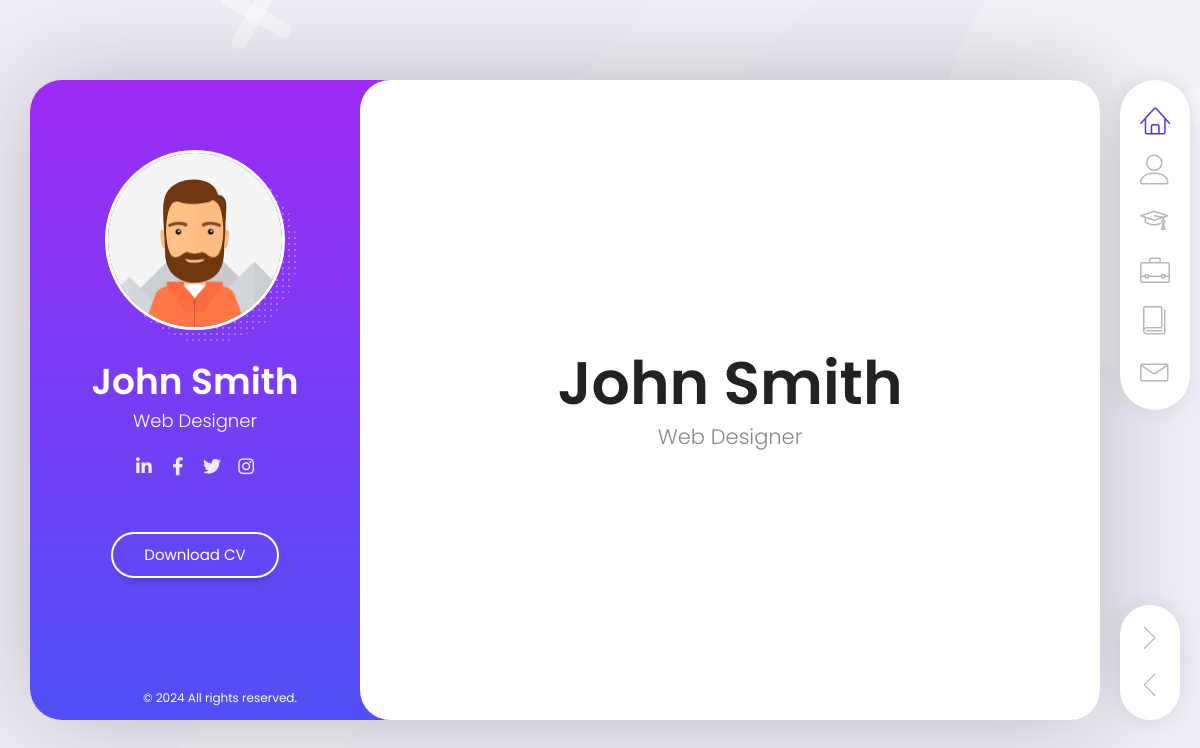
The page / on the database its author committed.
### main/models.py (models this page shows, shortened)
class Me(models.Model):
    image = models.ImageField(_("Profile Image"), upload_to='profile_images/')
    name = models.CharField(_('Name'), max_length=255)
    surname = models.CharField(_('Surname'), max_length=255)
    age = models.PositiveSmallIntegerField(_("Age"))
    residence = models.CharField(_('Residence'), max_length=100)
    address  = models.CharField(_('Address '), max_length=100)
    email = models.EmailField(_("Email"))
    phone = PhoneNumberField(verbose_name=_("Phone Number with country code"))
    profession = models.CharField(_('Profession'), max_length=255)
    linkedin = models.URLField(blank=True)
    facebook = models.URLField(blank=True)
    instagram = models.URLField(blank=True)
    twitter = models.URLField(blank=True)
    cv_file = models.FileField(upload_to='cvs/')
    class Meta:
        verbose_name = _('Me')
        verbose_name_plural = _('Me')

### main/views.py (the view, shortened to what this page needs)
# urls.py: path('', HomeListView.as_view(), name='home'),
class HomeListView(ListView):
    template_name = 'index.html'
    @staticmethod
    def __extract_all_data():
        user_object = Me.objects.first()
        about_me = AboutMe.objects.first()
        services = WhatIDo.objects.all()
        testimonials = Testimonials.objects.all()
        client = Client.objects.all()
        fun_facts = FunFacts.objects.first()
        educations = Education.objects.all()
        skill_type = SkillType.objects.all()
        skills = Skill.objects.all()
        experiances = WorkingExperience.objects.all()
        certificates = Certificates.objects.all()
        knowledges = Knowledges.objects.all()
        portfolio_category = PortfolioCategory.objects.all()
        portfolio_items = PortfolioItems.objects.all()
        blogs = Blog.objects.all()
        context = {
            'user_object':user_object,
            'about_me': about_me,
            'services_1':services[:2],
            'services_2':services[2:],
            'testimonials':testimonials,
            'clients':client,
            'fun_facts':fun_facts,
            'educations':educations,
            'skill_type':skill_type,
            'skills':skills,
            'experiances':experiances,
            'certificates':certificates,
            'knowledges':knowledges,
            'portfolio_category':portfolio_category,
            'portfolio_items':portfolio_items,
            'blog_1':blogs[:2],
            'blog_2':blogs[2:],
        }
        return context
    def get(self, request: HttpRequest, *args: Any, **kwargs: Any) -> HttpResponse:
        return render(request, self.template_name, context=self.__extract_all_data())

### main/templates/index.html (shortened to what this page needs)
<!DOCTYPE html>
{% load static %}
<html lang="en" class="no-js">
    {% include "inc/css.html" %}
  </head>
  <body>
    <div class="page">
      <div class="page-content">
          <header id="site_header" class="header mobile-menu-hide">
            <div class="header-content">
              <div class="header-photo">
                <img src="{{ user_object.image.url}}" alt="{{ user_object.name }} {{ user_object.surname}}">
              </div>
              <div class="header-titles">
                <h2>{{ user_object.name }} {{ user_object.surname}}</h2>
                <h4>{{ user_object.profession}}</h4>
              </div>
            </div>
            <ul class="main-menu">
              <li class="active">
                <a href="#home" class="nav-anim">
                  <span class="menu-icon lnr lnr-home"></span>
                </a>
              </li>
              <li>
                <a href="#about-me" class="nav-anim">
                  <span class="menu-icon lnr lnr-user"></span>
                </a>
              </li>
              <li>
                <a href="#resume" class="nav-anim">
                  <span class="menu-icon lnr lnr-graduation-hat"></span>
                </a>
              </li>
              <li>
                <a href="#portfolio" class="nav-anim">
                  <span class="menu-icon lnr lnr-briefcase"></span>
                </a>
              </li>
              <li>
                <a href="#blog" class="nav-anim">
                  <span class="menu-icon lnr lnr-book"></span>
                </a>
              </li>
              <li>
                <a href="#contact" class="nav-anim">
                  <span class="menu-icon lnr lnr-envelope"></span>
                </a>
              </li>
            </ul>
            <div class="social-links">
              <ul>
                {% if user_object.linkedin %}
                  <li><a href="{{ user_object.linkedin }}" target="_blank"><i class="fab fa-linkedin-in"></i></a></li>
                {% endif %}
                {% if user_object.facebook %}
                  <li><a href="{{ user_object.facebook }}" target="_blank"><i class="fab fa-facebook-f"></i></a></li>
                {% endif %}
                {% if user_object.twitter %}
                  <li><a href="{{ user_object.twitter }}" target="_blank"><i class="fab fa-twitter"></i></a></li>
                {% endif %}
                {% if user_object.instagram %}
                  <li><a href="{{ user_object.twitter }}" target="_blank"><i class="fab fa-instagram"></i></a></li>
                {% endif %}
              </ul>
            </div>
            <div class="header-buttons">
              <a href="#" target="_blank" class="btn btn-primary">Download CV</a>
            </div>
            <div class="copyrights">© 2024 All rights reserved.</div>
          </header>
          <div class="lmpixels-arrows-nav">
            <div class="lmpixels-arrow-right"><i class="lnr lnr-chevron-right"></i></div>
            <div class="lmpixels-arrow-left"><i class="lnr lnr-chevron-left"></i></div>
          </div>
          <div class="content-area">
            <div class="animated-sections">
              <section data-id="home" class="animated-section start-page">
                <div class="section-content vcentered">
                    <div class="row">
                      <div class="col-sm-12 col-md-12 col-lg-12">
                        <div class="title-block">
                          <h2>{{ user_object.name }} {{ user_object.surname}}</h2>
                          <div class="owl-carousel text-rotation">
                            <div class="item">
                              <div class="sp-subtitle">{{ user_object.profession }}</div>
                            </div>
                          </div>
                        </div>
                      </div>
                    </div>
                </div>
              </section>
            </div>
          </div>
      </div>
    </div>
</body>
</html>

### main/static/css/perfect-scrollbar.css (style rules this page uses)
.ps { -ms-touch-action:auto;touch-action:auto;overflow:hidden!important;-ms-overflow-style:none }

### rows shown on the page
Me: image (picture), name "John", surname "Smith", profession "Web Designer"
